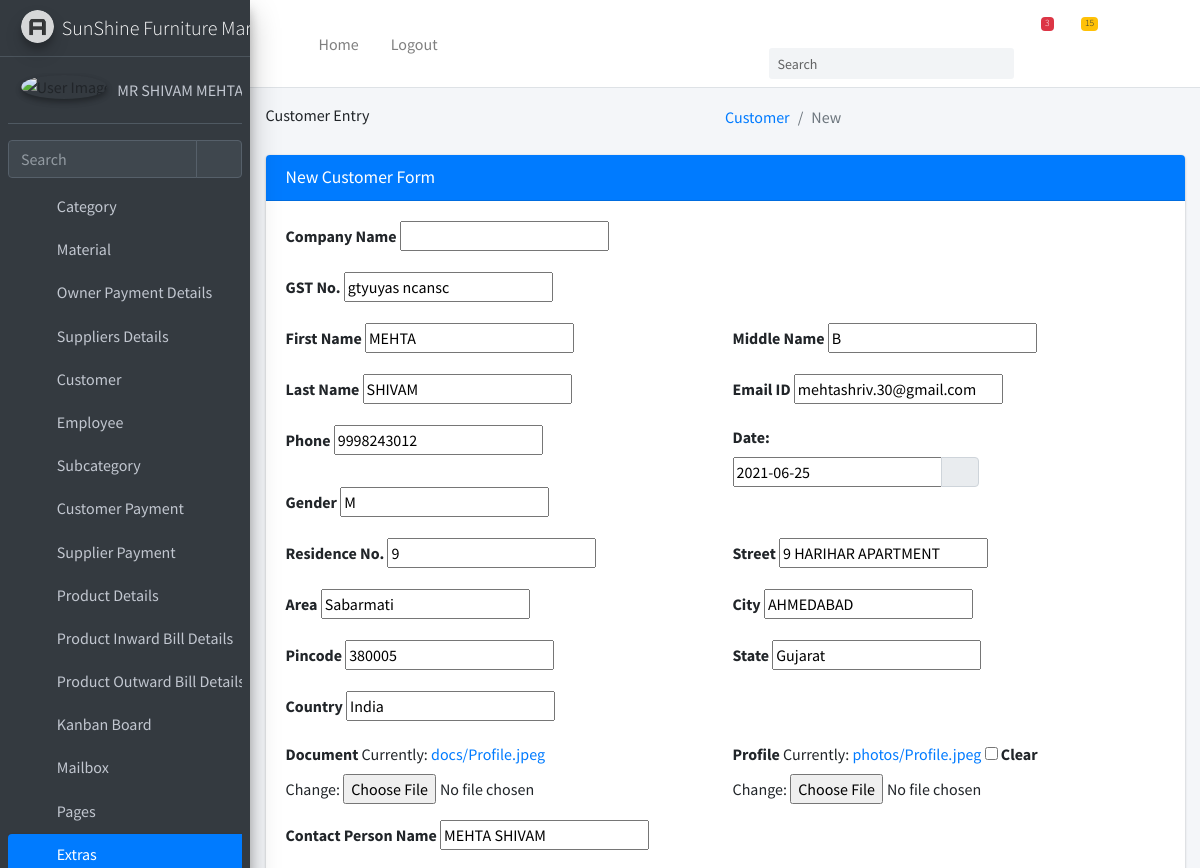
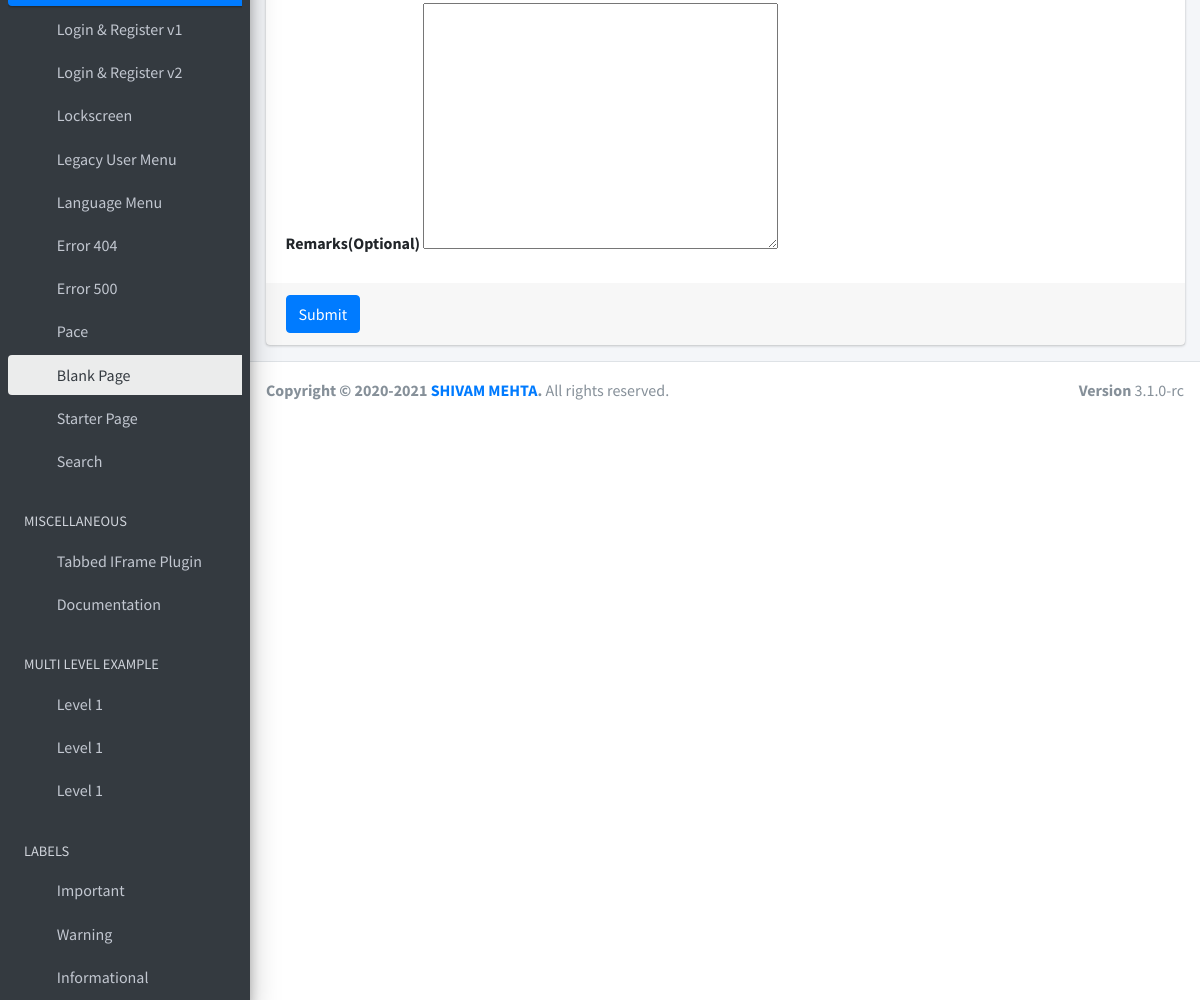
The app's page /customer/update/1 with its own data (2 pictures, top to bottom).
### customer/models.py (models this page shows, shortened)
class customer(models.Model):
    companyname=models.CharField(max_length=100,null=True,blank=True)
    firstname=models.CharField(max_length=100)
    middlename=models.CharField(max_length=100)
    lastname=models.CharField(max_length=100)
    house_no=models.CharField(max_length=100)
    streetname=models.CharField(max_length=100)
    areaname=models.CharField(max_length=100)
    city=models.CharField(max_length=100)
    pincode=models.CharField(max_length=10)
    state=models.CharField(max_length=100)
    country=models.CharField(max_length=100)
    phoneno=models.CharField(max_length=10)
    DOB=models.CharField(max_length=10)
    gender=models.CharField(max_length=10)
    GSTno=models.CharField(max_length=100,null=True,blank=True)
    emailid=models.CharField(max_length=100)
    contact_person_name=models.CharField(max_length=100)
    remark=models.TextField(null=True,blank=True)
    photo=models.ImageField(upload_to='photos',blank=True,default='default.jpg')
    documnets=models.FileField(upload_to='docs',default='')

### customer/views.py (the view)
# urls.py: path("update/<int:pk>", UpdateCustomer.as_view(), name="Customer-update"),
class UpdateCustomer(UpdateView):
    model = customer
    fields = '__all__'

### customer/templates/customer/customer_form.html (shortened to what this page needs)
{% extends "users/layout.html" %}
{% load static  %}
{% load crispy_forms_field %}
{% block extra_css %}
  <link rel="stylesheet" href="{% static 'plugins/daterangepicker/daterangepicker.css' %}">
{% endblock %}
{% block header_title %}
    Customer Entry
{% endblock %}
{% block breadcrumb %}
    <ol class="breadcrumb float-sm-right">
              <li class="breadcrumb-item"><a href="#">Customer</a></li>
              <li class="breadcrumb-item active">New</li>
            </ol>
{% endblock %}
{% block body%}
    <section class="content">
      <div class="container-fluid">
        <div class="row">
          <div class="col-md-12">
            <div class="card card-primary">
              <div class="card-header">
                <h3 class="card-title">New Customer Form </h3>
              </div>
              <form id="quickForm" method="post" enctype="multipart/form-data">
                <div class="card-body">
                  <div class="form-group">
                    <label for="name">Company Name </label>
                    {% crispy_field form.companyname  %}
                  </div>
                  <div class="form-group">
                    <label for="name">GST No. </label>
                    {% crispy_field form.GSTno  %}
                  </div>
                   <div class="row">
                   <div class="col-md-6">
                  <div class="form-group">
                    <label for="description">First Name </label>
                      {% crispy_field form.firstname %} </div> </div>
                       <div class="col-md-6">
                  <div class="form-group">
                    <label for="description">Middle Name </label>
                      {% crispy_field form.middlename %}</div></div>
                    <div class="col-md-6">
                  <div class="form-group">
                      <label for="description">Last Name </label>
                      {% crispy_field form.lastname %} </div></div>
                       <div class="col-md-6">
                        <div class="form-group">
                            <label for="name">Email ID </label>
                            {% crispy_field form.emailid  %}</div></div></div>
                     <div class="row">
                   <div class="col-md-6">
                    <div class="form-group">
                    <label for="name">Phone </label>
                        {% crispy_field form.phoneno  %}</div></div>
                         <div class="col-md-6">
                        <label>Date:</label>
                    <div class="input-group date" id="reservationdate" data-target-input="nearest">
                        {% crispy_field form.DOB %}
                        <div class="input-group-append" data-target="#reservationdate" data-toggle="datetimepicker">
                            <div class="input-group-text"><i class="fa fa-calendar"></i></div>
                        </div>
                    </div></div>
                         <div class="col-md-6">
                    <div class="form-group">
                    <label for="name">Gender </label>
                        {% crispy_field form.gender  %}</div></div></div>
                     <div class="row">
                   <div class="col-md-6">
                    <div class="form-group">
                    <label for="description">Residence No. </label>
                        {% crispy_field form.house_no %} </div></div>
                         <div class="col-md-6">
                    <div class="form-group">
                    <label for="description">Street  </label>
                        {% crispy_field form.streetname %} </div></div>
                         <div class="col-md-6">
                    <div class="form-group">
                    <label for="description">Area </label>
                        {% crispy_field form.areaname %} </div></div>
                         <div class="col-md-6">
                    <div class="form-group">
                       <label for="description">City </label>
                        {% crispy_field form.city %} </div></div>
                         <div class="col-md-6">
                    <div class="form-group">
                    <label for="description">Pincode  </label>
                        {% crispy_field form.pincode %}</div></div>
                         <div class="col-md-6">
                    <div class="form-group">
                    <label for="description"> State </label>
                        {% crispy_field form.state %}</div></div>
                         <div class="col-md-6">
                    <div class="form-group">
                    <label for="description"> Country </label>
                        {% crispy_field form.country %}</div></div>
                  </div>
                    <div class="row">
                   <div class="col-md-6">
                    <div class="form-group">
                    <label for="contact_person_name">Document </label>
                        {% crispy_field form.documnets  %}</div></div>
                        <div class="col-md-6">
                    <div class="form-group">
                        <label for="contact_person_phone">Profile</label>
                    {% crispy_field form.photo %}</div></div></div>
                    <div class="row">
                   <div class="col-md-6">
                    <div class="form-group">
                    <label for="contact_person_name">Contact Person Name </label>
                        {% crispy_field form.contact_person_name  %}</div></div>
                        </div>
                    <label for="description">Remarks(Optional) </label>
                    {% crispy_field form.remark  %}
                </div>
                <div class="card-footer">
                  <button type="submit" class="btn btn-primary">Submit</button>
                </div>
              </form>
            </div>
            </div>
        </div>
      </div>
    </section>
{% endblock %}

### records on screen
customer: GSTno "gtyuyas ncansc", firstname "MEHTA", middlename "B", lastname "SHIVAM", emailid "mehtashriv.30@gmail.com", phoneno "9998243012", DOB "2021-06-25", gender "M", house_no "9", streetname "9 HARIHAR APARTMENT", areaname "Sabarmati", city "AHMEDABAD", pincode "380005", state "Gujarat", country "India", contact_person_name "MEHTA SHIVAM"
